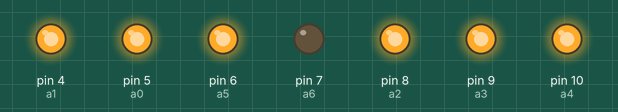
Recording of a sketch running on a simulated Arduino Uno, built with avr-gcc and run on an emulated ATmega328P. On the bench: output pins drawn as LEDs (lit = HIGH).

Above: at 0.2 s.
At 0.7 s:
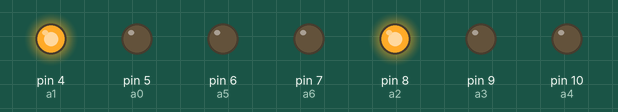
At 1.7 s:
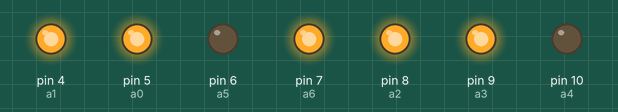
At 3.2 s:
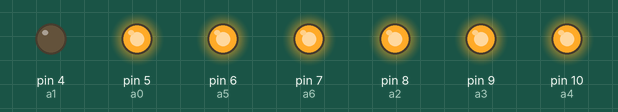
At 4.7 s:
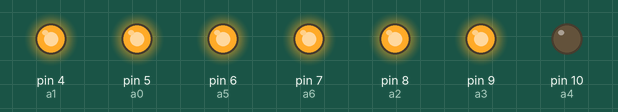
At 6.2 s:
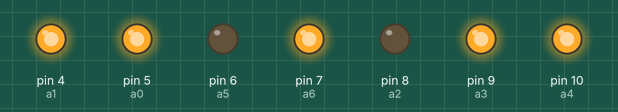
Timing chart, 0 to 6.5 s (numbered marks = the images above):
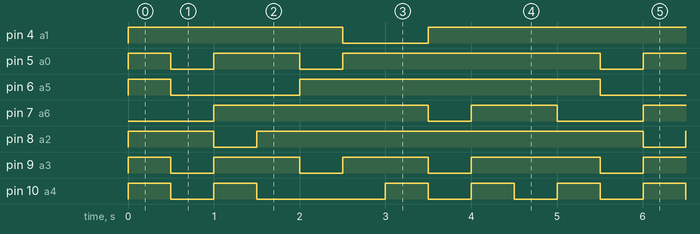

The sketch:

7-segmentdisplayEx2.ino.ino
```cpp
const int a0=5;
const int a1=4;
const int a2=8;
const int a3=9;
const int a4=10;
const int a5=6;
const int a6=7;

void setup() {
  // put your setup code here, to run once:
 pinMode(a0,OUTPUT);
 pinMode(a1,OUTPUT);
 pinMode(a2,OUTPUT);
 pinMode(a3,OUTPUT);
 pinMode(a4,OUTPUT);
 pinMode(a5,OUTPUT);
 pinMode(a6,OUTPUT);
}
void loop() {
  // put your main code here, to run repeatedly:

  zero();
  delay(500);
  one();
  delay(500);
  two();
  delay(500);
  three();
  delay(500);
  four();
  delay(500);
  five();
  delay(500);
  six();
  delay(500);
  seven();
  delay(500);
  eight();
  delay(500);
  nine();
  delay(500);

  delay(2);
}

void zero()
{
  digitalWrite(a0, HIGH);
  digitalWrite(a1, HIGH);
  digitalWrite(a2, HIGH);
  digitalWrite(a3, HIGH);
  digitalWrite(a4, HIGH);
  digitalWrite(a5, HIGH);
  digitalWrite(a6, LOW);
}
void one()
{
  digitalWrite(a0, LOW);
  digitalWrite(a1, HIGH);
  digitalWrite(a2, HIGH);
  digitalWrite(a3, LOW);
  digitalWrite(a4, LOW);
  digitalWrite(a5, LOW);
  digitalWrite(a6, LOW);
}

void two()
{
  digitalWrite(a0, HIGH);
  digitalWrite(a1, HIGH);
  digitalWrite(a2, LOW);
  digitalWrite(a3, HIGH);
  digitalWrite(a4, HIGH);
  digitalWrite(a5, LOW);
  digitalWrite(a6, HIGH);
}

void three()
{
  digitalWrite(a0, HIGH);
  digitalWrite(a1, HIGH);
  digitalWrite(a2, HIGH);
  digitalWrite(a3, HIGH);
  digitalWrite(a4, LOW);
  digitalWrite(a5, LOW);
  digitalWrite(a6, HIGH);
}

void four()
{
  digitalWrite(a0, LOW);
  digitalWrite(a1, HIGH);
  digitalWrite(a2, HIGH);
  digitalWrite(a3, LOW);
  digitalWrite(a4, LOW);
  digitalWrite(a5, HIGH);
  digitalWrite(a6, HIGH);
}

void five()
{
  digitalWrite(a0, HIGH);
  digitalWrite(a1, LOW);
  digitalWrite(a2, HIGH);
  digitalWrite(a3, HIGH);
  digitalWrite(a4, LOW);
  digitalWrite(a5, HIGH);
  digitalWrite(a6, HIGH);
}

void six()
{
  digitalWrite(a0, HIGH);
  digitalWrite(a1, LOW);
  digitalWrite(a2, HIGH);
  digitalWrite(a3, HIGH);
  digitalWrite(a4, HIGH);
  digitalWrite(a5, HIGH);
  digitalWrite(a6, HIGH);
}

void seven()
{
  digitalWrite(a0, HIGH);
  digitalWrite(a1, HIGH);
  digitalWrite(a2, HIGH);
  digitalWrite(a3, LOW);
  digitalWrite(a4, LOW);
  digitalWrite(a5, HIGH);
  digitalWrite(a6, LOW);
}

void eight()
{
  digitalWrite(a0, HIGH);
  digitalWrite(a1, HIGH);
  digitalWrite(a2, HIGH);
  digitalWrite(a3, HIGH);
  digitalWrite(a4, HIGH);
  digitalWrite(a5, HIGH);
  digitalWrite(a6, HIGH);
}

void nine()
{
  digitalWrite(a0, HIGH);
  digitalWrite(a1, HIGH);
  digitalWrite(a2, HIGH);
  digitalWrite(a3, HIGH);
  digitalWrite(a4, LOW);
  digitalWrite(a5, HIGH);
  digitalWrite(a6, HIGH);
}
```

Measured:
- by itself, pin 4 (a1): repeats every 5.0 s: LOW 1.0 s, HIGH 4.0 s
- by itself, pin 5 (a0): repeats every 5.0 s: LOW 0.50 s, HIGH 1.0 s, LOW 0.50 s, HIGH 3.0 s
- by itself, pin 6 (a5): repeats every 5.0 s: LOW 1.5 s, HIGH 3.5 s
- by itself, pin 7 (a6): repeats every 5.0 s: LOW 0.50 s, HIGH 1.0 s, LOW 1.0 s, HIGH 2.5 s
- by itself, pin 8 (a2): repeats every 5.0 s: LOW 0.50 s, HIGH 4.5 s
- by itself, pin 9 (a3): repeats every 5.0 s: 2 × (LOW 0.50 s, HIGH 1.0 s), LOW 0.50 s, HIGH 1.5 s
- by itself, pin 10 (a4): repeats every 5.0 s: LOW 0.50 s, HIGH 0.50 s, LOW 1.5 s, 2 × (HIGH 0.50 s, LOW 0.50 s), HIGH 0.50 s
